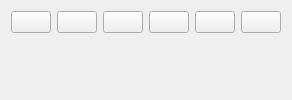
               <widget class="QWidget" name="HomePage">
                <layout class="QGridLayout" name="gridLayout_2">
                 <item row="0" column="1">
                  <widget class="QPushButton" name="pushButton_5">
                   <property name="text">
                    <string/>
                   </property>
                   <property name="icon">
                    <iconset resource="resources.qrc">
                     <normaloff>:/Icons/Icons/calendar.svg</normaloff>:/Icons/Icons/calendar.svg</iconset>
                   </property>
                   <property name="iconSize">
                    <size>
                     <width>40</width>
                     <height>40</height>
                    </size>
                   </property>
                  </widget>
                 </item>
                 <item row="0" column="5">
                  <widget class="QPushButton" name="pushButton_7">
                   <property name="text">
                    <string/>
                   </property>
                   <property name="icon">
                    <iconset resource="resources.qrc">
                     <normaloff>:/Icons/Icons/power.svg</normaloff>:/Icons/Icons/power.svg</iconset>
                   </property>
                   <property name="iconSize">
                    <size>
                     <width>40</width>
                     <height>40</height>
                    </size>
                   </property>
                  </widget>
                 </item>
                 <item row="0" column="2">
                  <widget class="QPushButton" name="pushButton_4">
                   <property name="text">
                    <string/>
                   </property>
                   <property name="icon">
                    <iconset resource="resources.qrc">
                     <normaloff>:/Icons/Icons/camera.svg</normaloff>:/Icons/Icons/camera.svg</iconset>
                   </property>
                   <property name="iconSize">
                    <size>
                     <width>40</width>
                     <height>40</height>
                    </size>
                   </property>
                  </widget>
                 </item>
                 <item row="1" column="2">
                  <widget class="QLabel" name="label_3">
                   <property name="text">
                    <string/>
                   </property>
                  </widget>
                 </item>
                 <item row="0" column="4">
                  <widget class="QPushButton" name="pushButton_3">
                   <property name="text">
                    <string/>
                   </property>
                   <property name="icon">
                    <iconset resource="resources.qrc">
                     <normaloff>:/Icons/Icons/aperture.svg</normaloff>:/Icons/Icons/aperture.svg</iconset>
                   </property>
                   <property name="iconSize">
                    <size>
                     <width>40</width>
                     <height>40</height>
                    </size>
                   </property>
                  </widget>
                 </item>
                 <item row="0" column="0">
                  <widget class="QPushButton" name="pushButton_6">
                   <property name="text">
                    <string/>
                   </property>
                   <property name="icon">
                    <iconset resource="resources.qrc">
                     <normaloff>:/Icons/Icons/clock.svg</normaloff>:/Icons/Icons/clock.svg</iconset>
                   </property>
                   <property name="iconSize">
                    <size>
                     <width>40</width>
                     <height>40</height>
                    </size>
                   </property>
                  </widget>
                 </item>
                 <item row="0" column="3">
                  <widget class="QPushButton" name="pushButton_2">
                   <property name="text">
                    <string/>
                   </property>
                   <property name="icon">
                    <iconset resource="resources.qrc">
                     <normaloff>:/Icons/Icons/bluetooth.svg</normaloff>:/Icons/Icons/bluetooth.svg</iconset>
                   </property>
                   <property name="iconSize">
                    <size>
                     <width>40</width>
                     <height>40</height>
                    </size>
                   </property>
                  </widget>
                 </item>
                </layout>
               </widget>
